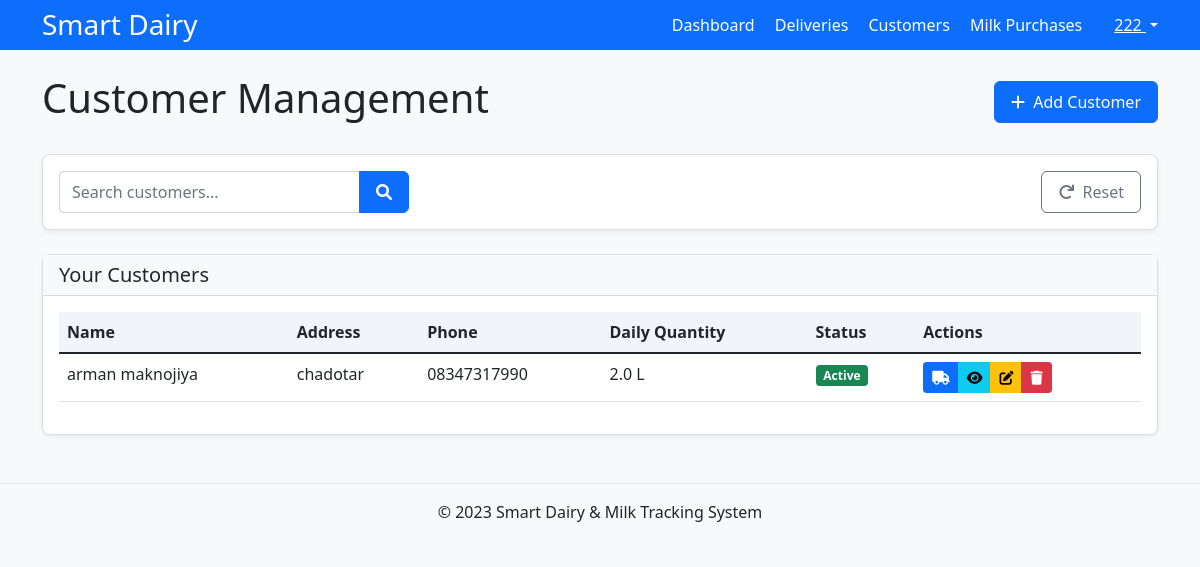
The page /bike-milk-seller/customer_list (signed in) on the database its author committed.
### app/models/user.py (models this page shows, shortened)
class User(UserMixin, db.Model):
    id = db.Column(db.Integer, primary_key=True)
    name = db.Column(db.String(100), nullable=False)
    email = db.Column(db.String(100), unique=True, nullable=False)
    password = db.Column(db.String(100), nullable=False)
    role = db.Column(db.String(20), nullable=False)
    phone = db.Column(db.String(15))
    address = db.Column(db.Text)
    created_at = db.Column(db.DateTime, default=datetime.utcnow)
    milk_transactions_as_seller = db.relationship(
        'MilkTransaction',
        foreign_keys='MilkTransaction.seller_id',
        backref='seller',
        lazy=True
    )
    milk_transactions_as_buyer = db.relationship(
        'MilkTransaction',
        foreign_keys='MilkTransaction.buyer_id',
        backref='buyer',
        lazy=True
    )
    delivery_transactions = db.relationship(
        'DeliveryTransaction',
        foreign_keys='DeliveryTransaction.bike_seller_id',
        backref='bike_seller',
        lazy=True
    )
    dairy_stocks = db.relationship(
        'DairyStock',
        foreign_keys='DairyStock.dairy_holder_id',
        backref='dairy_holder',
        lazy=True
    )
    purchase_transactions = db.relationship(
        'PurchaseTransaction',
        foreign_keys='PurchaseTransaction.buyer_id',
        backref='buyer',
        lazy=True
    )
    inventory_items = db.relationship(
        'Inventory',
        foreign_keys='Inventory.user_id',
        backref='owner',
        lazy=True
    )
    def is_bike_milk_seller(self):
        return self.role == UserRole.BIKE_MILK_SELLER or self.role == 'multi_role'

### app/models/customer.py (models this page shows, shortened)
class Customer(db.Model):
    id = db.Column(db.Integer, primary_key=True)
    name = db.Column(db.String(100), nullable=False)
    address = db.Column(db.Text, nullable=False)
    phone = db.Column(db.String(20), nullable=False)
    email = db.Column(db.String(100))
    bike_seller_id = db.Column(db.Integer, db.ForeignKey('user.id'), nullable=False)
    daily_quantity = db.Column(db.Float, default=0.0)  # Default daily milk requirement
    is_active = db.Column(db.Boolean, default=True)
    created_at = db.Column(db.DateTime, default=datetime.utcnow)
    updated_at = db.Column(db.DateTime, default=datetime.utcnow, onupdate=datetime.utcnow)
    deliveries = db.relationship('DeliveryTransaction',
                                foreign_keys='DeliveryTransaction.customer_id',
                                backref=db.backref('customer', lazy='joined'),
                                lazy='dynamic')

### app/routes/bike_milk_seller.py (the view, shortened to what this page needs)
@bike_milk_seller.route('/customer_list')
@role_required
def customer_list():
    query = Customer.query.filter_by(bike_seller_id=current_user.id)
    search_term = request.args.get('search', '')
    all_customers = query.order_by(Customer.name).all()
    for customer in all_customers:
        delivery_data = db.session.query(
            func.count(DeliveryTransaction.id).label('delivery_count'),
            func.sum(DeliveryTransaction.quantity).label('total_quantity'),
            func.sum(DeliveryTransaction.total_amount).label('total_amount')
        ).filter_by(
            bike_seller_id=current_user.id,
            customer_id=customer.id
        ).first()
        customer.delivery_count = delivery_data.delivery_count if delivery_data and delivery_data.delivery_count else 0
        customer.total_quantity = delivery_data.total_quantity if delivery_data and delivery_data.total_quantity else 0
        customer.total_amount = delivery_data.total_amount if delivery_data and delivery_data.total_amount else 0
    class Pagination:
        def __init__(self, items, page=1, per_page=10):
            self.items = items
            self.page = page
            self.per_page = per_page
            self.total = len(items)
            self.pages = (self.total + self.per_page - 1) // self.per_page  # Ceiling division
            start = (page - 1) * per_page
            end = min(start + per_page, self.total)
            self.current_items = items[start:end]
            self.has_prev = page > 1
            self.has_next = page < self.pages
            self.prev_num = page - 1 if self.has_prev else None
            self.next_num = page + 1 if self.has_next else None
    page = request.args.get('page', 1, type=int)
    per_page = 10
    pagination = Pagination(all_customers, page=page, per_page=per_page)
    customers = pagination.current_items
    return render_template('bike_milk_seller/customer_list.html', customers=customers, pagination=pagination)

### app/routes/bike_milk_seller.py (called while the page is built)
def role_required(view_function):
    @wraps(view_function)
    def decorated_function(*args, **kwargs):
        if not current_user.is_authenticated:
            return redirect(url_for('auth.login'))
        if not current_user.is_bike_milk_seller():
            flash('You must be a bike milk seller to access this page.', 'warning')
            return redirect(url_for('main.role_selection'))
        return view_function(*args, **kwargs)
    return decorated_function

### app/templates/bike_milk_seller/customer_list.html (shortened to what this page needs)
{% extends 'bike_milk_seller/base_bike_seller.html' %}
{% block content %}
<div class="d-flex justify-content-between align-items-center mb-4">
    <h1>Customer Management</h1>
    <div>
        <button type="button" class="btn btn-primary" data-bs-toggle="modal" data-bs-target="#addCustomerModal">
            <i class="fas fa-plus me-1"></i> Add Customer
        </button>
    </div>
</div>
<div class="card mb-4">
    <div class="card-body">
        <form action="{{ url_for('bike_milk_seller.customer_list') }}" method="GET" class="row g-3">
            <div class="col-md-4">
                <div class="input-group">
                    <input type="text" class="form-control" placeholder="Search customers..." name="search" value="{{ request.args.get('search', '') }}">
                    <button class="btn btn-primary" type="submit">
                        <i class="fas fa-search"></i>
                    </button>
                </div>
            </div>
            <div class="col-md-8 text-end">
                <a href="{{ url_for('bike_milk_seller.customer_list') }}" class="btn btn-outline-secondary">
                    <i class="fas fa-redo me-1"></i> Reset
                </a>
            </div>
        </form>
    </div>
</div>
<div class="card">
    <div class="card-header bg-light">
        <h5 class="mb-0">Your Customers</h5>
    </div>
    <div class="card-body">
        {% if customers %}
            <div class="table-responsive">
                <table class="table table-hover">
                    <thead>
                        <tr>
                            <th>Name</th>
                            <th>Address</th>
                            <th>Phone</th>
                            <th>Daily Quantity</th>
                            <th>Status</th>
                            <th>Actions</th>
                        </tr>
                    </thead>
                    <tbody>
                        {% for customer in customers %}
                            <tr>
                                <td>{{ customer.name }}</td>
                                <td>{{ customer.address }}</td>
                                <td>{{ customer.phone }}</td>
                                <td>{{ customer.daily_quantity }} L</td>
                                <td>
                                    {% if customer.is_active %}
                                        <span class="badge bg-success">Active</span>
                                    {% else %}
                                        <span class="badge bg-danger">Inactive</span>
                                    {% endif %}
                                </td>
                                <td>
                                    <div class="btn-group btn-group-sm">
                                        <a href="{{ url_for('bike_milk_seller.add_delivery', customer_id=customer.id) }}" class="btn btn-primary">
                                            <i class="fas fa-truck"></i>
                                        </a>
                                        <button type="button" class="btn btn-info" data-bs-toggle="modal" data-bs-target="#viewCustomerModal{{ customer.id }}">
                                            <i class="fas fa-eye"></i>
                                        </button>
                                        <button type="button" class="btn btn-warning" data-bs-toggle="modal" data-bs-target="#editCustomerModal{{ customer.id }}">
                                            <i class="fas fa-edit"></i>
                                        </button>
                                        <button type="button" class="btn btn-danger" data-bs-toggle="modal" data-bs-target="#deleteCustomerModal{{ customer.id }}">
                                            <i class="fas fa-trash"></i>
                                        </button>
                                    </div>
                                </td>
                            </tr>
                        {% endfor %}
                    </tbody>
                </table>
            </div>
        {% else %}
            <div class="alert alert-info">
                <i class="fas fa-info-circle me-2"></i> No customers found. Add your first customer to get started.
            </div>
        {% endif %}
    </div>
</div>
{% endblock %}

### app/templates/bike_milk_seller/base_bike_seller.html (shortened to what this page needs)
<!DOCTYPE html>
<html lang="en">
<head>
    <link href="https://cdn.jsdelivr.net/npm/bootstrap@5.1.3/dist/css/bootstrap.min.css" rel="stylesheet">
    <link rel="stylesheet" href="https://cdnjs.cloudflare.com/ajax/libs/font-awesome/6.0.0-beta3/css/all.min.css">
    <link rel="stylesheet" href="{{ url_for('static', filename='css/style.css') }}">
</head>
<body>
    <div class="bg-primary text-white py-2">
        <div class="container d-flex justify-content-between align-items-center">
            <a href="{{ url_for('bike_milk_seller.dashboard') }}" class="text-white text-decoration-none h3 mb-0">
                Smart Dairy
            </a>
            <div class="d-flex align-items-center">
                <div class="me-3">
                    <a href="{{ url_for('bike_milk_seller.dashboard') }}" class="text-white text-decoration-none me-3">Dashboard</a>
                    <a href="{{ url_for('bike_milk_seller.deliveries') }}" class="text-white text-decoration-none me-3">Deliveries</a>
                    <a href="{{ url_for('bike_milk_seller.customer_list') }}" class="text-white text-decoration-none me-3">Customers</a>
                    <a href="{{ url_for('bike_milk_seller.milk_purchases') }}" class="text-white text-decoration-none me-3">Milk Purchases</a>
                </div>
                <div class="dropdown">
                    <a class="text-white dropdown-toggle" href="#" role="button" id="userDropdown" data-bs-toggle="dropdown" aria-expanded="false">
                        {{ current_user.name }}
                    </a>
                </div>
            </div>
        </div>
    </div>
    <div class="container my-4">
        {% block content %}{% endblock %}
    </div>
    <footer class="bg-light py-3 mt-5">
        <div class="container text-center">
            <p class="mb-0">&copy; 2023 Smart Dairy & Milk Tracking System</p>
        </div>
    </footer>
</body>
</html>

### app/static/css/style.css (style rules this page uses)
body { background-color: #f8f9fa; font-family: 'Segoe UI', Tahoma, Geneva, Verdana, sans-serif; }
.card { border-radius: 0.5rem; box-shadow: 0 0.125rem 0.25rem rgba(0, 0, 0, 0.075); margin-bottom: 1.5rem; }
.card-header { border-top-left-radius: 0.5rem; border-top-right-radius: 0.5rem; }
.table th { background-color: #f1f5f9; font-weight: 600; }
.btn { border-radius: 0.375rem; padding: 0.5rem 1rem; font-weight: 500; }
.btn-primary { background-color: #0d6efd; border-color: #0d6efd; }
footer { border-top: 1px solid #e9ecef; }
.badge.bg-success { background-color: #198754 !important; }

### rows shown on the page
User: name "222"
Customer: name "arman maknojiya", address "chadotar", phone "08347317990", daily_quantity "2.0", is_active "Active"
